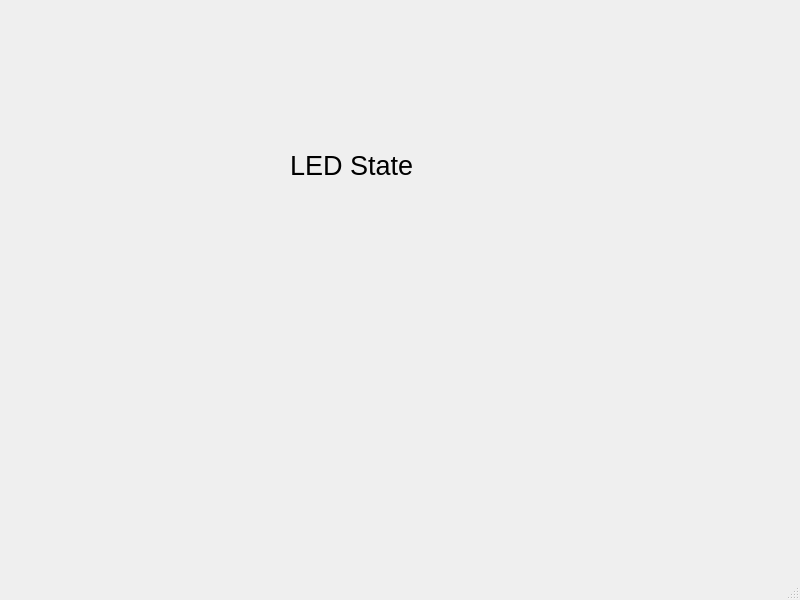
<?xml version="1.0" encoding="UTF-8"?>
<ui version="4.0">
 <class>LedSwitcher</class>
 <widget class="QMainWindow" name="LedSwitcher">
  <property name="geometry">
   <rect>
    <x>0</x>
    <y>0</y>
    <width>800</width>
    <height>600</height>
   </rect>
  </property>
  <property name="windowTitle">
   <string>LedSwitcher</string>
  </property>
  <widget class="QWidget" name="centralwidget">
   <widget class="QLabel" name="label">
    <property name="geometry">
     <rect>
      <x>290</x>
      <y>130</y>
      <width>251</width>
      <height>71</height>
     </rect>
    </property>
    <property name="font">
     <font>
      <pointsize>20</pointsize>
     </font>
    </property>
    <property name="text">
     <string>LED State</string>
    </property>
   </widget>
  </widget>
  <widget class="QMenuBar" name="menubar">
   <property name="geometry">
    <rect>
     <x>0</x>
     <y>0</y>
     <width>800</width>
     <height>33</height>
    </rect>
   </property>
  </widget>
  <widget class="QStatusBar" name="statusbar"/>
 </widget>
 <resources/>
 <connections/>
</ui>
